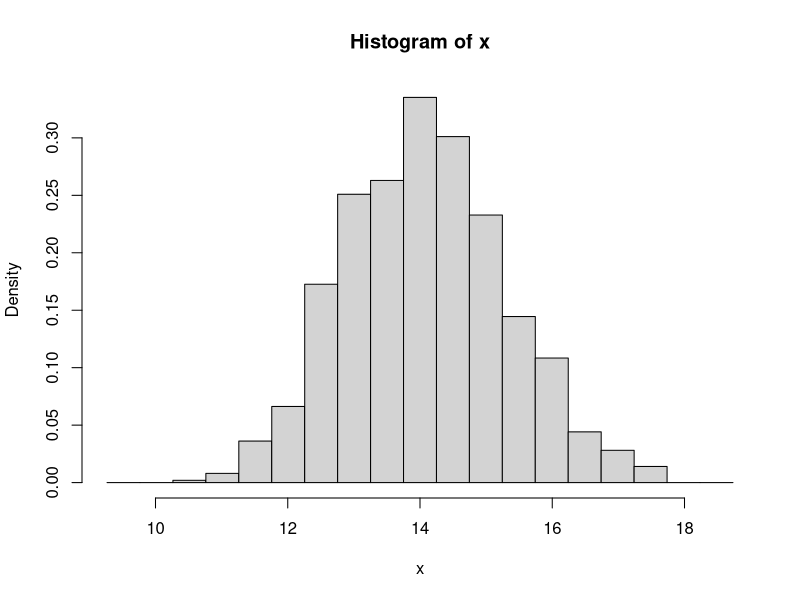
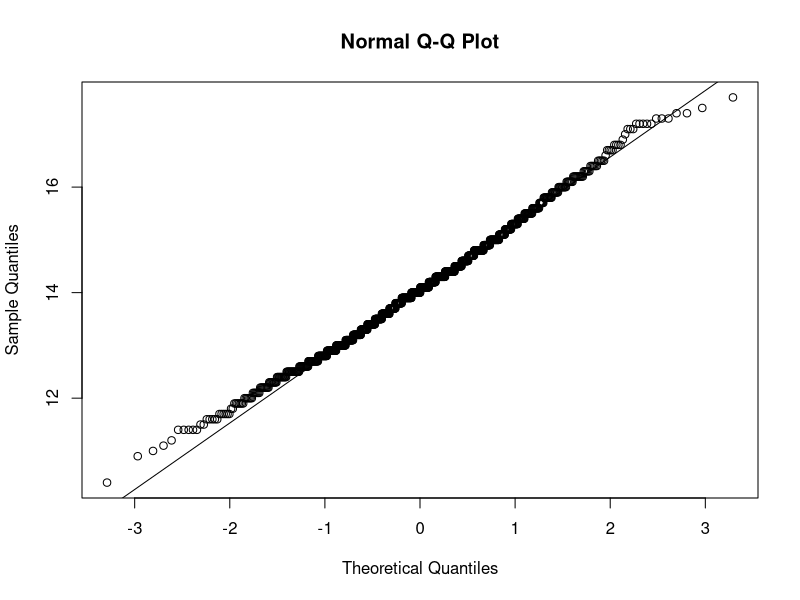

Recreate these plots in R, in order.
## ---- chunk 1
n <- 1000
mu <- 3.5
sigma <- 4
v <- rnorm(n, mu, sigma)
s <- sample(v, size = 30, replace = FALSE)
m <- mean(s)
m
sd <- sd(s)
sd
sem <- sd(s)/sqrt(length(s))
sem
## ---- chunk 2
lower <- m - qnorm(1 - 0.05/2) * sem  # (1-alpha)/2 each in the upper and lower tails of the distribution
upper <- m + qnorm(1 - 0.05/2) * sem  # (1-alpha)/2 each in the upper and lower tails of the distribution
ci <- c(lower, upper)
ci
## ---- chunk 3
lambda <- 14
n <- 10
pop_se <- sqrt(lambda/n)  # the estimated SE
pop_se
## ---- chunk 4
x <- NULL
for (i in 1:1000) {
    x[i] <- mean(rpois(n = n, lambda = lambda))
}
hist(x, breaks = seq(from = lambda - 4 * sqrt(lambda)/sqrt(n), to = lambda +
    4 * sqrt(lambda)/sqrt(n), length.out = 20), probability = TRUE)
## ---- chunk 5
sd <- sd(x)  # st dev of the sampling distribution
sd
qqnorm(x)
qqline(x)
